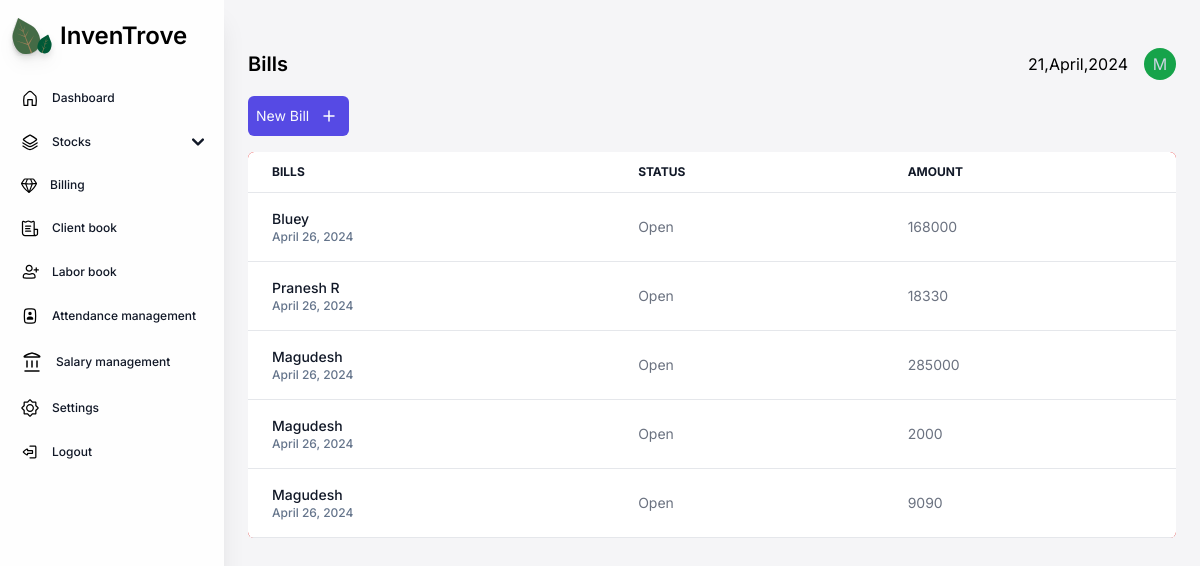
The app's page /bills/, older data.
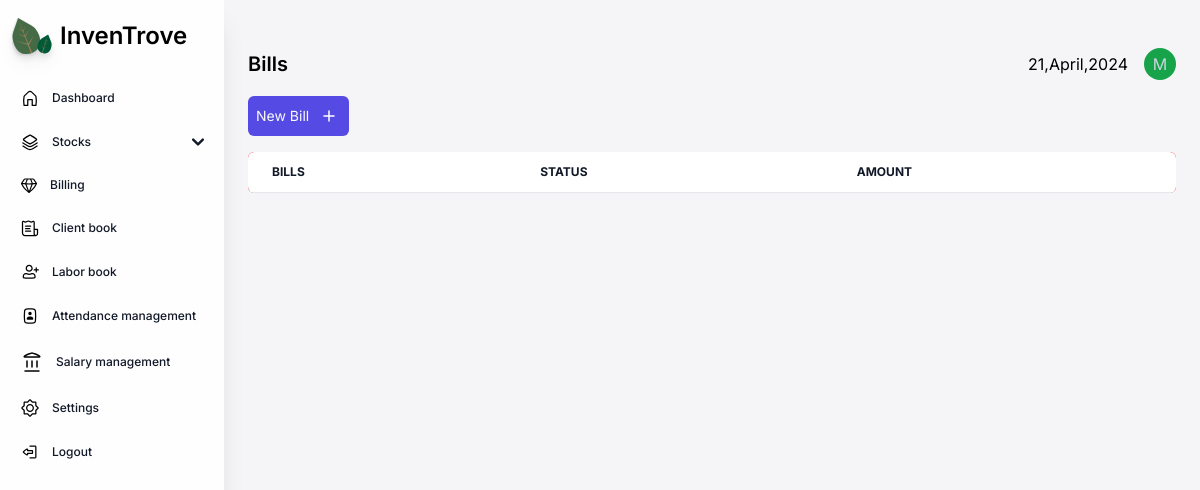
The same page, newer data.
### core/models.py (models this page shows, shortened)
class bill(models.Model):
    client = models.ForeignKey(client, on_delete=models.CASCADE, blank=True)
    billdate = models.DateField(auto_now_add=True, blank=True)
    billstatus = models.BooleanField(default=False) #Bill Closed/Open
    products = models.JSONField(blank=True) #Will hold product name/quantiy and bill pricing details(discount/grandtotal/subtotal)
    grandtotal = models.CharField(max_length=10,blank=True)

class client(models.Model):
    clientname = models.CharField(max_length=50)
    contactnumber = models.CharField(max_length=20, blank=True)
    address = models.TextField(blank=True)
    def __str__(self):
        return self.clientname

### core/views.py (the view)
# urls.py: path('bills/', cvs.bills),
def bills(request):
    _bill = reversed(bill.objects.all())
    context = {'bills':_bill}
    return render(request, "core/bills.html", context)

### core/templates/core/bills.html (shortened to what this page needs)
{% load static %}
{% load static tailwind_tags%}
<!DOCTYPE html>
<html lang="en">
<head>
    <link href="https://cdnjs.cloudflare.com/ajax/libs/flowbite/2.3.0/flowbite.min.css" rel="stylesheet" />
    {% tailwind_css %}
</head>
<body class="font-inter bg-[#F5F5F7] max-w-full h-[100%]">
<section class="sm:ml-56 px-6 pb-4 max-w-full min-h-[100%]">
    <div class="relative">
    {% include 'core/navigation.html' %}
    </div>
    <div class="flex justify-between w-full items-center sm:mt-12 mt-6">
        <div>
            <p class="font-inter font-semibold text-xl">Bills</p>
        </div>
        <div class="items-center gap-4 hidden sm:flex">
            <p>21,April,2024</p>
            <div class="w-8 h-8 bg-green-600 rounded-full items-center justify-center flex">
                <p class="text-slate-300">M</p>
            </div>
        </div>
    </div>
    <main class="mt-4 min-w-full h-full">
    <div class="flex justify-between mt-2 items-center gap-2 flex-wrap">
    <div class="flex gap-2">
        <a href="/newbill">
        <button class="px-2 py-2 bg-[#564AE4] flex items-center rounded-md gap-2 text-slate-50 text-sm">
            New Bill
            <img src="{% static  'images/Plus.svg' %}" alt="plus">
        </button>
        </a>
    </div>
    </div>
        <div class="relative max-w-[100%] min-h-full overflow-x-scroll mt-4 rounded-md bg-red-500">
            <table class="text-sm text-left min-h-full text-gray-500 bg-white dark:text-gray-400 rounded-md shadow-md overflow-x-auto w-full">
                <thead class="border-b text-xs text-gray-900 uppercase dark:text-gray-400">
                    <tr>
                        <th scope="col" class="px-6 py-3">
                            Bills
                        </th>
                        <th scope="col" class="px-6 py-3">
                            Status
                        </th>
                        <th scope="col" class="px-6 py-3">
                            Amount
                        </th>
                    </tr>
                </thead>
                <tbody>
                    {% for bill in bills %}
                    <tr class="border-b hover:shadow-md">
                        <th scope="row" class="px-6 py-4 font-medium text-gray-900 whitespace-nowrap hover:underline">
                            <a href="{% url 'bill' bill.id%}">
                                <p>{{bill.client}}</p>
                                <p class="text-xs text-slate-500">{{bill.billdate}}</p>
                            </a>
                        </th>
                        <td class="px-6 py-4">
                            {% if bill.billstatus == False %}
                                Open
                            {% else %}
                                Closed
                            {% endif %}
                        </td>
                        <td class="px-6 py-4">
                            {{bill.grandtotal}}
                        </td>
                    </tr>
                    {% endfor %}
                </tbody>
            </table>
        </div>
    </main>
</section>
</body>
</html>

Row changes from the older to the newer data that the page shows:
removed bill: client "Bluey", billdate "April 26, 2024", billstatus "Open", grandtotal "168000"
removed bill: client "Pranesh R", billdate "April 26, 2024", billstatus "Open", grandtotal "18330"
removed bill: client "Magudesh", billdate "April 26, 2024", billstatus "Open", grandtotal "285000"
removed bill: client "Magudesh", billdate "April 26, 2024", billstatus "Open", grandtotal "2000"
removed bill: client "Magudesh", billdate "April 26, 2024", billstatus "Open", grandtotal "9090"
